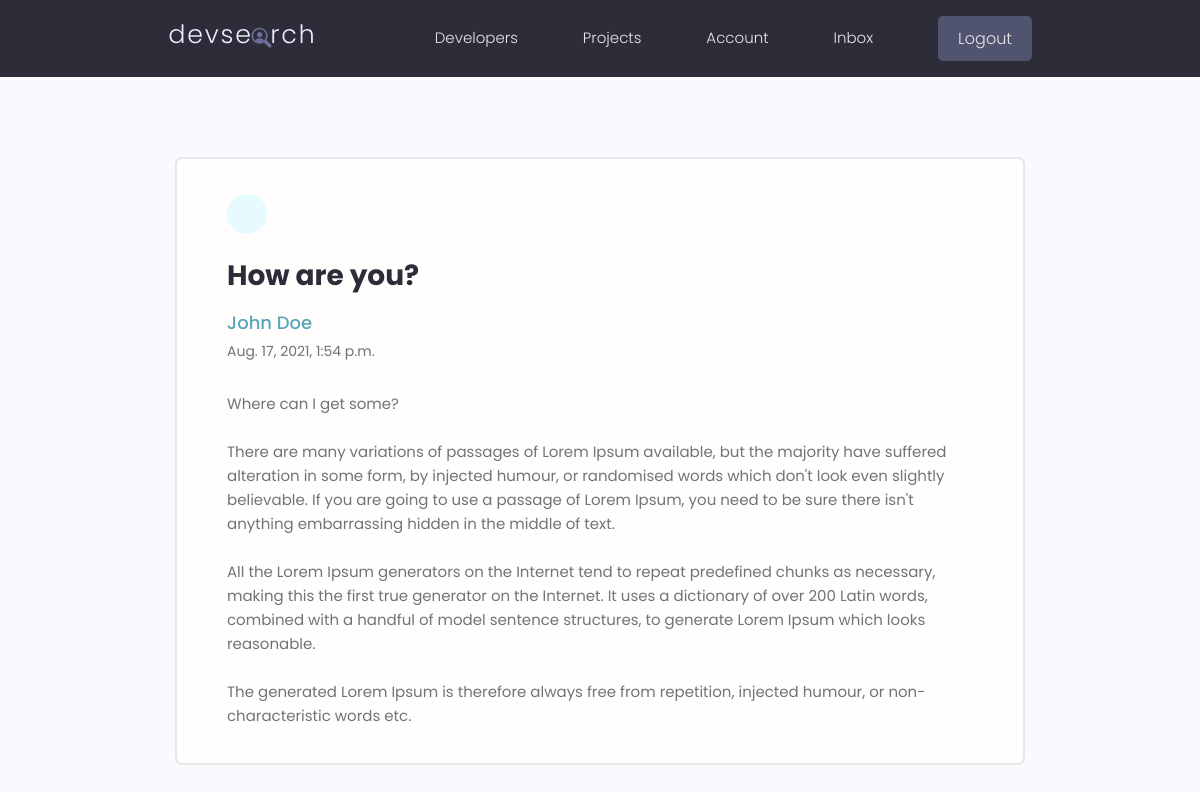
Screenshot of /message/eed05c4b-6480-427f-9ccd-e87a3927c6e4 (signed in) with the database file from the repository.
### users/models.py (models this page shows, shortened)
class Message(models.Model):
    sender=models.ForeignKey(Profile,on_delete=SET_NULL,null=True,blank=True,default=None)
    recepient=models.ForeignKey(Profile,on_delete=models.SET_NULL,null=True,blank=True,related_name='messages')
    name=models.CharField(max_length=200,null=True,blank=True)
    email=models.EmailField(max_length=200,null=True,blank=True)
    subject=models.CharField(max_length=200,null=True,blank=True)
    body=models.TextField()
    is_read=models.BooleanField(default=False,null=True)
    id=models.UUIDField(primary_key=True,default=uuid.uuid4,editable=False,unique=True)
    created=models.DateTimeField(auto_now_add=True)
    read=models.DateTimeField(null=True,blank=True)
    class Meta:
        ordering=['is_read','-created']

### users/views.py (the view)
# urls.py: path('message/<str:pk>',views.viewMessage,name="message"),
@login_required(login_url='login')
def viewMessage(request,pk):
    profile=request.user.profile
    message=profile.messages.get(id=pk)
    if message.is_read==False:
        message.readMessage
    context={'messageSent':message}
    return render(request,'users/message.html',context)

### users/templates/users/message.html (shortened to what this page needs)
{% extends 'main.html' %}
{% block content %}
  <main class="messagePage my-xl">
    <div class="content-box">
      <div class="message">
        <a class="backButton" href="{% url 'inbox' %}"></a>
        <h2 class="message__subject">{{messageSent.subject}}</h4>
          <a href="profile.html" class="message__author">{{messageSent.name}}</a>
          <p class="message__date">{{messageSent.created}}</p>
          <div class="message__body">
            {{messageSent.body|linebreaksbr}}
          </div>
      </div>
    </div>
  </main>
{% endblock content %}

### static/styles/app.css (style rules this page uses)
:root { --color-sub: #2d2d39; }
.content-box { width: 95%; max-width: 85rem; margin: 0 auto; }
.message { padding: 2.5rem 0; }
.message > a { display: flex; gap: 1rem; }
.message__author, .message__date { flex-basis: 25%; }
.message__subject { flex-basis: 50%; }
.message__date { text-align: right; }
.messagePage .message { list-style: none; background: var(--color-white); padding: 3.5rem 5rem; border: 2px solid var(--color-light); border-radius: 0.7rem; }
.messagePage .message__subject { font-size: 2.8rem; color: var(--color-sub); margin-bottom: 1rem; margin-top: 2rem; }
.messagePage .message__author { font-size: 1.8rem; font-weight: 500; }
.messagePage .message__date { font-size: 1.4rem; font-weight: 400; text-align: left; margin-bottom: 3rem; }
.backButton { background: var(--color-main-light); color: var(--color-main); width: 4rem; height: 4rem; display: flex; align-items: center; justify-content: center; border-radius: 50%; }

### static/uikit/styles/modules/_variables.css (style rules this page uses)
:root { --color-main: #5aa5b9; --color-main-light: #e6faff; --color-sub: #3f4156; --color-sub-light: #51546e; --color-sub-lighter: #ededfd; --color-text: #737373; --color-gray: #8b8b8b; --color-light: #e5e7eb; --color-light-gray: #767676; --color-bg: #f8fafd; --color-white: #fffefd; --color-white-light: #f3f3f3; --color-success: #359e64; --color-success-bg: #def8e8; --color-error: #fc4b0b; --color-error-bg: #fff2ee; --font-base: 'Poppins', arial, helvetica, 'Segoe UI', roboto, ubuntu, sans-serif; --font-monospace: 'Fira Code', 'Courier New', courier, monospace; --font-regular: 300; --font-medium: 500; --font-bold: 700; --generic-shadow: 1px 1px 5px #00000010; --generic-transition: all 0.3s ease-in-out; }

### static/uikit/styles/modules/_base.css (style rules this page uses)
* { margin: 0; padding: 0; box-sizing: border-box; text-rendering: optimizeLegibility; color: inherit; font-size: inherit; }
html { font-size: 50%; }
@media only screen and (min-width: 480px) { html { font-size: 56.25%; } }
@media only screen and (min-width: 1200px) { html { font-size: 62.5%; } }
body { line-height: 1.6; font-weight: 400; font-size: 1.5rem; color: var(--color-text); background-color: var(--color-bg); min-height: 100vh; }

### static/uikit/styles/modules/_typography.css (style rules this page uses)
* { font-family: var(--font-base); }
h2 { font-size: 3.6rem; font-weight: var(--font-bold); }
p, span, strong { font-size: 1.6rem; color: var(--color-text); font-weight: var(--font-regular); }
a { padding-bottom: 2px; text-decoration: none; display: inline-block; color: var(--color-main); font-weight: var(--font-medium); }

### static/uikit/styles/modules/_utilities.css (style rules this page uses)
.my-xl { margin: 8rem auto; }

### rows the page displays
Message: subject "How are you?", name "John Doe", created "Aug. 17, 2021, 1:54 p.m.", body "Where can I get some? There are many variations of passages of Lorem Ipsum available, but the majority have suffered alteration in some form, by injected humour, or randomised words which don't look even slightly believable. If you are going to use a passage of Lorem Ipsum, you need to be sure there isn't anything embarrassing hidden in the middle of text. All the Lorem Ipsum generators on the Internet tend to repeat predefined chunks as necessary, making this the first true generator on the Internet. It uses a dictionary of over 200 Latin words, combined with a handful of model sentence structures, to generate Lorem Ipsum which looks reasonable. The generated Lorem Ipsum is therefore…"
